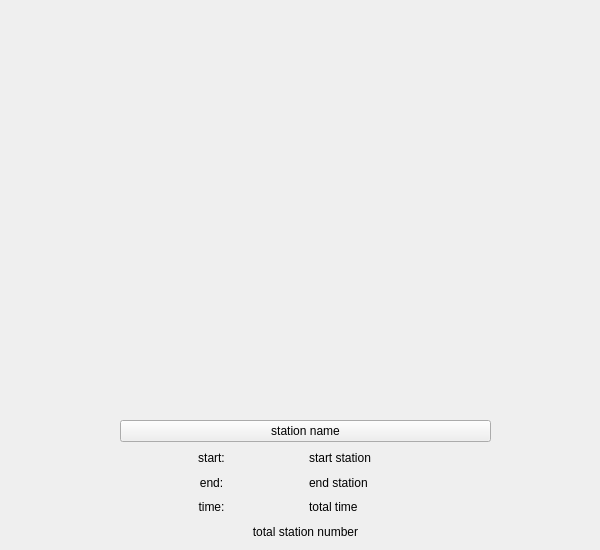
<?xml version="1.0" encoding="UTF-8"?>
<ui version="4.0">
 <class>Bus</class>
 <widget class="QWidget" name="Bus">
  <property name="geometry">
   <rect>
    <x>0</x>
    <y>0</y>
    <width>600</width>
    <height>550</height>
   </rect>
  </property>
  <property name="windowTitle">
   <string>Form</string>
  </property>
  <widget class="QWidget" name="layoutWidget">
   <property name="geometry">
    <rect>
     <x>120</x>
     <y>420</y>
     <width>371</width>
     <height>121</height>
    </rect>
   </property>
   <layout class="QGridLayout" name="gridLayout">
    <item row="1" column="0">
     <widget class="QLabel" name="label_2">
      <property name="text">
       <string>start:</string>
      </property>
      <property name="alignment">
       <set>Qt::AlignCenter</set>
      </property>
     </widget>
    </item>
    <item row="1" column="1">
     <widget class="QLabel" name="label_start">
      <property name="text">
       <string>start station</string>
      </property>
      <property name="alignment">
       <set>Qt::AlignLeading|Qt::AlignLeft|Qt::AlignVCenter</set>
      </property>
     </widget>
    </item>
    <item row="2" column="0">
     <widget class="QLabel" name="label">
      <property name="text">
       <string>end:</string>
      </property>
      <property name="alignment">
       <set>Qt::AlignCenter</set>
      </property>
     </widget>
    </item>
    <item row="2" column="1">
     <widget class="QLabel" name="label_end">
      <property name="text">
       <string>end station</string>
      </property>
      <property name="alignment">
       <set>Qt::AlignLeading|Qt::AlignLeft|Qt::AlignVCenter</set>
      </property>
     </widget>
    </item>
    <item row="3" column="0">
     <widget class="QLabel" name="label_3">
      <property name="text">
       <string>time:</string>
      </property>
      <property name="alignment">
       <set>Qt::AlignCenter</set>
      </property>
     </widget>
    </item>
    <item row="3" column="1">
     <widget class="QLabel" name="label_time">
      <property name="text">
       <string>total time</string>
      </property>
      <property name="alignment">
       <set>Qt::AlignLeading|Qt::AlignLeft|Qt::AlignVCenter</set>
      </property>
     </widget>
    </item>
    <item row="4" column="0" colspan="2">
     <widget class="QLabel" name="label_info">
      <property name="text">
       <string>total station number</string>
      </property>
      <property name="alignment">
       <set>Qt::AlignCenter</set>
      </property>
     </widget>
    </item>
    <item row="0" column="0" colspan="2">
     <widget class="QPushButton" name="label_bus_name">
      <property name="text">
       <string>station name</string>
      </property>
     </widget>
    </item>
   </layout>
  </widget>
 </widget>
 <resources/>
 <connections/>
</ui>
